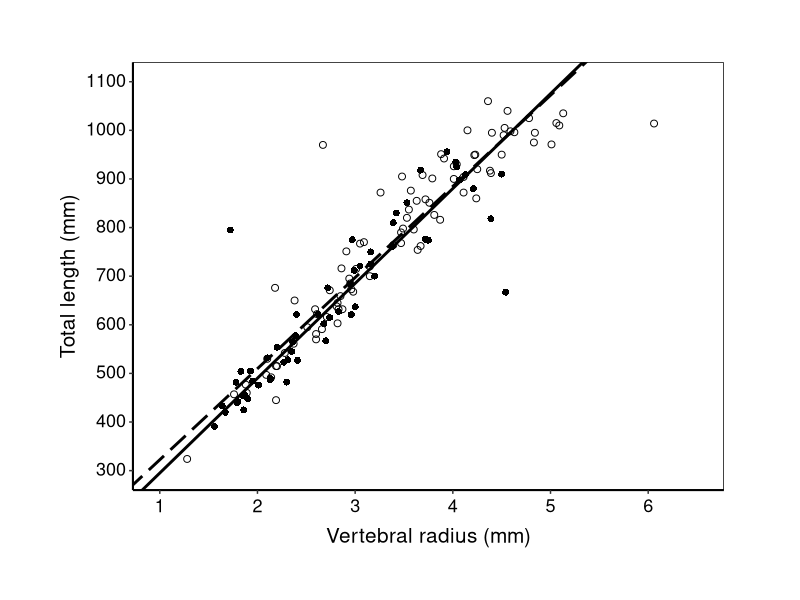

Write the R code that produced this figure.
## ---- chunk 1

library(readxl)
library(ggplot2)
## ---- chunk 2
Z_brevicaudata <- read_excel(
"Z_brevicaudata.xlsx",
sheet = "Z.brevicaudata"
)
## ---- chunk 3
model <- aov(Rv_san ~ Sexo, data = Z_brevicaudata)
summary(model) # So, should be for separate sexes
## ---- chunk 4
Males <- read_excel(
"Z_brevicaudata.xlsx",
sheet = "Machos"
)
## ---- chunk 5
Reg_males <- lm(Lt ~ Rv_san, data = Males)
summary(Reg_males)
coef(Reg_males)
## ---- chunk 6
Females <- read_excel(
"Z_brevicaudata.xlsx",
sheet = "Hembras"
)
## ---- chunk 7
Reg_females <- lm(Lt ~ Rv_san, data = Females)
summary(Reg_females)
coef(Reg_females)
## ---- chunk 8
vrlt <- ggplot(Z_brevicaudata, aes(x = Rv_san, y = Lt)) +
geom_point(aes(shape = Sexo, color = Sexo), size = 2) +
scale_shape_manual(
labels = c("Females (n = 91)", "Males (n = 60)"),
values = c(1, 16),
name = ""
) +
scale_color_manual(
labels = c("Females (n = 91)", "Males (n = 60)"),
values = c("black", "black"),
name = ""
) +
geom_abline(
slope = 195.0742,
intercept = 100.0173,
linewidth = 1
) +
geom_abline(
slope = 187.4284,
intercept = 134.9844,
linewidth = 1,
linetype = "longdash"
) +
scale_y_continuous(
limits = c(300, 1100),
breaks = seq(300, 1100, by = 100)
) +
scale_x_continuous(
limits = c(1, 6.5),
breaks = seq(1, 6.5, by = 1)
) +
theme(
legend.position = "none",
panel.border = element_rect(fill = NA),
axis.line = element_line(linewidth = 0.7, colour = "black"),
axis.text.x = element_text(size = 13, colour = "black", vjust = 0.4),
axis.text.y = element_text(size = 13, colour = "black", vjust = 0.4),
axis.title.x = element_text(size = 15, colour = "black", vjust = -1),
axis.title.y = element_text(size = 15, colour = "black", vjust = 1.5),
plot.background = element_rect(fill = "white"),
panel.background = element_rect(fill = "white"),
plot.margin = margin(45, 55, 45, 45)
) +
labs(
x = "Vertebral radius (mm)",
y = "Total length (mm)"
)

vrlt
